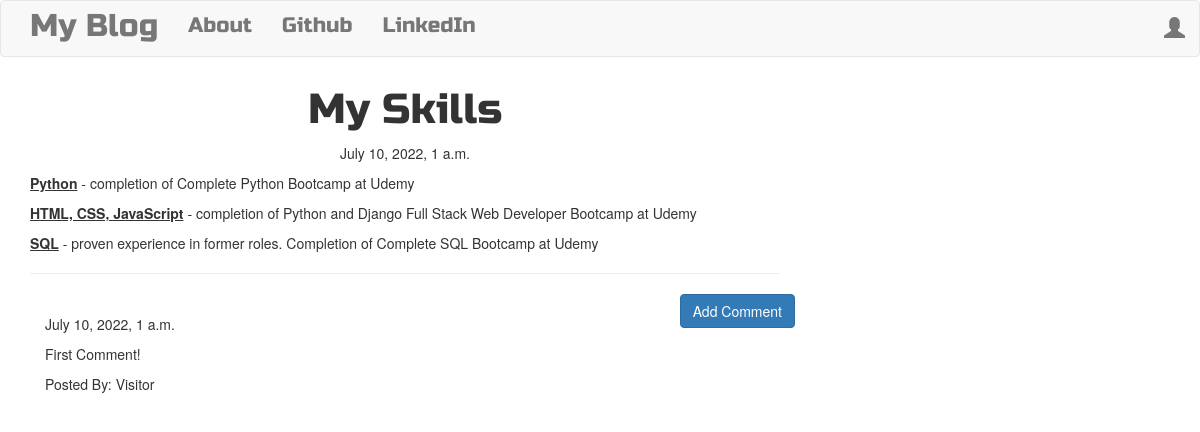
Screenshot of /post/3/ with the database file from the repository.
### blog/models.py (models this page shows, shortened)
class Post(models.Model):
    author = models.ForeignKey('auth.User', on_delete=models.CASCADE)
    title = models.CharField(max_length=200)
    text = models.TextField()
    created_date = models.DateTimeField(default=timezone.now)
    published_date = models.DateTimeField(blank=True,null=True)

class Comment(models.Model):
    post = models.ForeignKey('blog.Post',related_name='comments', on_delete=models.CASCADE)
    author = models.CharField(max_length=200)
    text = models.TextField()
    created_date = models.DateTimeField(default=timezone.now)
    approved_comment = models.BooleanField(default=False)

### blog/views.py (the view)
# urls.py: path('post/<int:pk>/',views.PostDetailView.as_view(),name='post_detail'),
class PostDetailView(DetailView):
    model = Post

### blog/templates/blog/post_detail.html (shortened to what this page needs)
{% extends "blog/base.html" %}
{% block content %}
<h1 class="posttitle loader">{{post.title}}</h1>
{% if post.published_date %}
<div class="date postdate">
  {{ post.published_date }}
</div>
{% else %}
<a class="btn btn-default" href="{% url 'post_publish' pk=post.pk %}">Publish</a>
{% endif %}
<p class="postcontent">{{ post.text|safe|linebreaksbr}}</p>
<hr>
<a class="btn btn-primary btn-comment" href="{% url 'add_comment_to_post' pk=post.pk %}">Add Comment</a>
<div class="container">
  {% for comment in post.comments.all %}
  <br>
    {% if user.is_authenticated or comment.approved_comment %}
      {{comment.created_date}}
        <p>{{comment.text|safe|linebreaks}}</p>
        <p>Posted By: {{comment.author}}</p>
    {% endif %}
    {% empty %}
    <p>No Comments!</p>
  {% endfor %}
</div>
{% endblock %}

### blog/templates/blog/base.html (shortened to what this page needs)
<!DOCTYPE html>
{% load static %}
<html lang="en" dir="ltr">
  <head>
    <link rel="stylesheet" href="https://cdn.jsdelivr.net/npm/bootstrap@3.3.7/dist/css/bootstrap.min.css">
    <link rel="stylesheet" href="//cdn.jsdelivr.net/npm/medium-editor@latest/dist/css/medium-editor.min.css" type="text/css" media="screen" charset="utf-8">
    <link rel="stylesheet" href="{% static 'css/blog.css' %}">
  </head>
  <body class="loader">
    <nav class="navbar navbar-default techfont custom-navbar">
      <div class="container">
        <ul class="nav navbar-nav">
          <li><a class="navbar-brand bigbrand" href="{% url 'post_list' %}">My Blog</a></li>
          <li><a href="{% url 'about' %}">About</a></li>
          <li><a href="https://github.com/coppolni">Github</a></li>
          <li><a href="https://www.linkedin.com/in/nicholas-coppola-13bb9031">LinkedIn</a></li>
        </ul>
        <ul class="nav navbar-nav navbar-right">
          {% if user.is_authenticated %}
          <li>
              <a href="{% url 'post_new' %}">New Post</a>
          </li>
          <li>
              <a href="{% url 'post_draft_list' %}">Drafts</a>
          </li>
          <li>
              <a href="{% url 'logout' %}">Log Out</a>
          </li>
          <li>
              <a>Welcome: {{user.username}}</a>
          </li>
          {% else %}
          <li><a class="nav navbar-right" href="{% url 'login' %}"><span class="glyphicon glyphicon-user"></span></a></li>
          {% endif %}
        </ul>
      </div>
    </nav>
    <div class="content container">
      <div class="row">
        <div class="col-md-8">
          <div class="blog_posts">
            {% block content %}
            {% endblock %}
          </div>
        </div>
      </div>
    </div>
  </body>
</html>

### blog/static/css/blog.css (style rules this page uses)
.techfont { font-family: 'Russo One', sans-serif; font-size: 1.5em; margin-bottom: 10px; }
.bigbrand { font-size: 1.5em; }
.postdate { text-align: center; }
.posttitle { font-family: 'Russo One', sans-serif; font-size: 3em; text-align: center; }
.postcontent { font-family: 'Montserrat'; font-size: 1.5em; }
.btn-comment { position: absolute; right: 0px; }
.loader { filter:hue-rotate(0deg); color:linear-gradient(45deg,#0f8,#08f); animation:hue 10000ms infinite linear; }

### rows the page displays
Post: title "My Skills", published_date "July 10, 2022, 1 a.m.", text "Python - completion of Complete Python Bootcamp at Udemy HTML, CSS, JavaScript - completion of Python and Django Full Stack Web Developer Bootcamp at Udemy SQL - proven experience in former roles. Completion of Complete SQL Bootcamp at Udemy"
Comment: created_date "July 10, 2022, 1 a.m.", text "First Comment!", author "Visitor"
